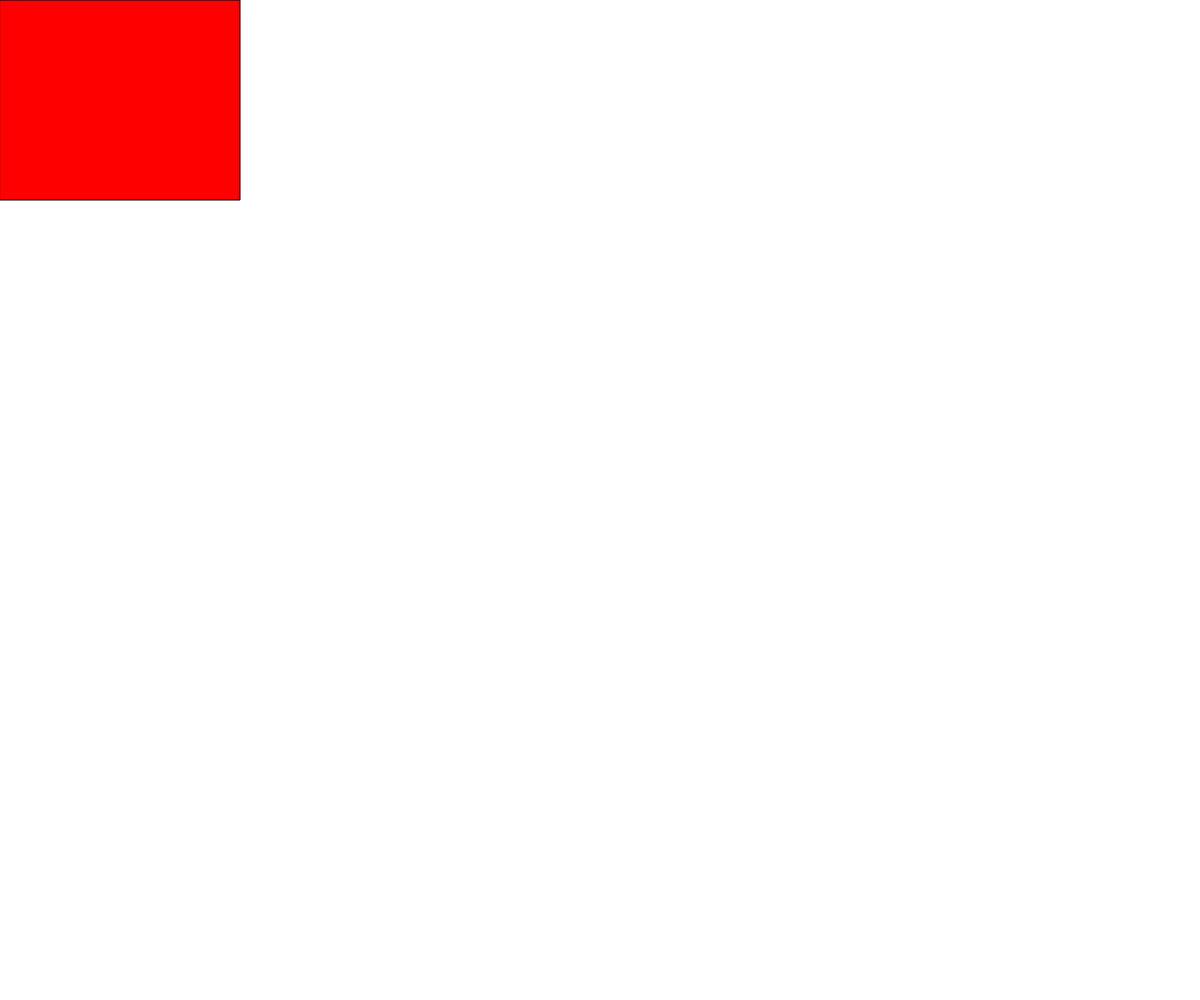
Frame 1 (no input)
Frame 60 (no input): identical to frame 1, image omitted
Frame 120 (the mouse pressed at the canvas centre since frame 60): identical to frame 1, image omitted

The p5.js sketch that drew this single still picture (run headless with seeded random() and noise() and a simulated clock; from frame 60 on, the mouse is pressed at the canvas centre):

// p5.js sketch
// ── sketch.js
// Project Title
// Your Name
// Date
//
// Extra for Experts:
// - describe what you did to take this project "above and beyond"

//Variables
const COLS = 5;
const ROWS = 5;
let player;
let playerX = 0;
let playerY = 0;
let cellWidth, cellHeight;
let grid = new Array(COLS);

function setup(){
  createCanvas(windowWidth, windowHeight);
  // Grid cell size
  cellWidth = width/COLS;
  cellHeight = height/ROWS;

  player = new Player(playerX, playerY);
}

class Player{
  constructor(x,y){
    this.x = x;
    this.y = y;
    this.dx = 1;
    this.dy = 1;
  }
  display(){
    fill("red");
    rect(this.x * cellWidth, this.y * cellHeight, cellWidth, cellHeight);
  }
  move(){
    if(keyIsDown(87) ){ //w
      this.y -= this.dy;
    }
    if(keyIsDown(83) ){ //s
      this.y += this.dy;
    }
    if(keyIsDown(65) ){ //a
      this.x -= this.dx;
    }
    if(keyIsDown(68) ){ //w
      this.x += this.dx;
    }
  }
}

function draw(){
  background(255);
  player.display();
}

function keyPressed(){
  player.display();
  player.move();
}
